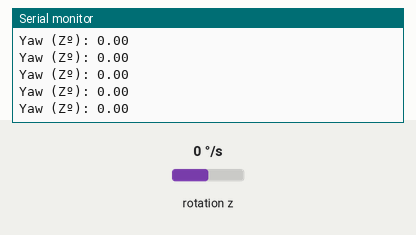
Simulated run of this sketch. Board: Arduino Uno, built with avr-gcc and run on an emulated ATmega328P. Shown: the last lines printed to the serial monitor. Wiring (inferred from the names in the program): MPU-6050 motion sensor at I2C address 0x68. The test bench sets the inputs (shaded band); at power-on: rotation z 0 °/s.

Above: at 1.3 s.
1.4 s: rotation z set to -192 °/s
At 1.68 s:
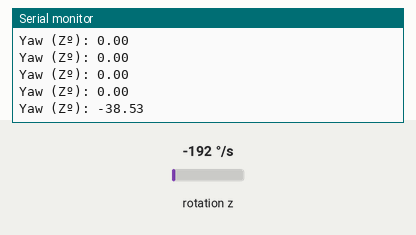
2.9 s: rotation z set to -100 °/s
At 3.09 s:
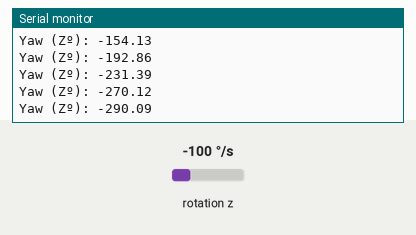
Timing chart, 0 to 5.9 s (numbered marks = the images above; inputs shaded):
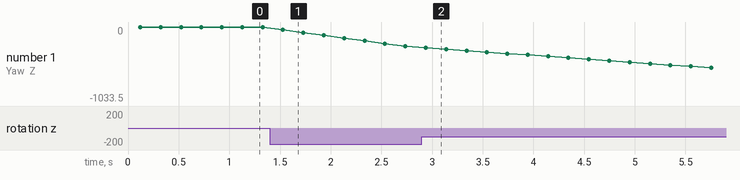

The sketch:

01281219621_Task10.5.ino
```cpp
//necessary library to allow Arduino communicate with MPU6050 Using I2C
#include <Wire.h>

//Gyroscope Variables
float elapsed_time, time, prev_time;  //variables to track time to calc. the elapsed time between readings
int gyro_error = 0;                   // flag to ensure the gyroscope's error calculation is performed only once
float gyro_raw_Z;                     // stores the raw gyroscope data for Z-axis (yaw)
float gyro_angle_Z;                   // stores the integrated angle for Z-axis
float gyro_raw_error_Z;               // stores the initial error in the gyroscope's Z-axis

void setup() {

  Wire.begin();                      // initialize the I2C communication
  Wire.beginTransmission(0x68);      // start communication with the MPU6050 which has the address '0x68'
  Wire.write(0x6B);                  // reset the MPU6050 by writing '0x00' to the power management '0x6B' to take MPU6050 out of sleep mode
  Wire.write(0x00);
  Wire.endTransmission(true);        // end the communication

// Gyroscope Configuration
  Wire.beginTransmission(0x68);     // start communication with the MPU6050 which has the address '0x68'
  Wire.write(0x1B);                 // to specify that next data sent will configure the gyroscope by addressing the 'GYRO_CONFIG' register '0x1B'
  Wire.write(0x10);                 // set the gyroscope's full-scale range to 1000/s. the bits '00010000' (0x10 in hex) configure this range
  Wire.endTransmission(true);       // end transmission

  Serial.begin(9600);
  time = millis();                 // records the current time in milliseconds since the program started

//Gyroscope Error Calculation
  if (gyro_error == 0){                              // check if the gyroscope error has been calculated or not
    for(int i = 0; i < 200; i++){                    // for loop to get enough data and averaging it to get the error
      Wire.beginTransmission(0x68);
      Wire.write(0x47);                              // request data from Z-axis gyroscope register '0x47'
      Wire.endTransmission(false);                   // end the transmission but keep I2C connection open
      Wire.requestFrom (0x68, 2 , true);             // request 2 bytes from MPU6050 of the Z-axis gyroscope data

      gyro_raw_Z = Wire.read() << 8 | Wire.read();
      gyro_raw_error_Z += gyro_raw_Z / 32.8;         // convert the raw data to degrees per sec (from datasheet) and accumulates it to calc the avg. error
      if (i == 199){                                 // detect the 200th iteration
        gyro_raw_error_Z /= 200;                     // calc avg. error by dividing by 200
        gyro_error = 1;                              // set the flag to indicate that error calc is complete
      }
    }
  }

}

void loop() {
  prev_time = time;                                         // stores previous time
  time = millis();                                          // update current time
  elapsed_time = (time - prev_time) / 1000.0;               // calc. the time elapsed in seconds since last loop iteration

  // Reading the Gyroscope Data
  Wire.beginTransmission(0x68);
  Wire.write(0x47);
  Wire.endTransmission(false);
  Wire.requestFrom (0x68, 2, true);

  gyro_raw_Z = Wire.read() << 8 | Wire.read();
  gyro_raw_Z = (gyro_raw_Z /  32.8) - gyro_raw_error_Z;     // Converts the raw data to degrees per second and subtracts the previously calculated error to correct the data

// Integrating to Get the Yaw Angle
  gyro_angle_Z += gyro_raw_Z * elapsed_time;                // multiplying the angular velocity (gyr_raw_Z) by the elapsed_time to get the change in angle, which is then added to the previous yaw angle (gyro_angle_z)

  Serial.print("Yaw (Zº): ");
  Serial.println(gyro_angle_Z);                             // printing the Yaw angle in degrees

  delay(200);
}
```

Measured:
- after the input at 1.4 s, the serial monitor: prints a new line after 0.13 s (image 1)
- after the input at 2.9 s, the serial monitor: prints a new line at once (image 2)
- plotted number 1: 0 → -270.12 after the input at 1.4 s, -270.12 → -1033.5 after the input at 2.9 s
